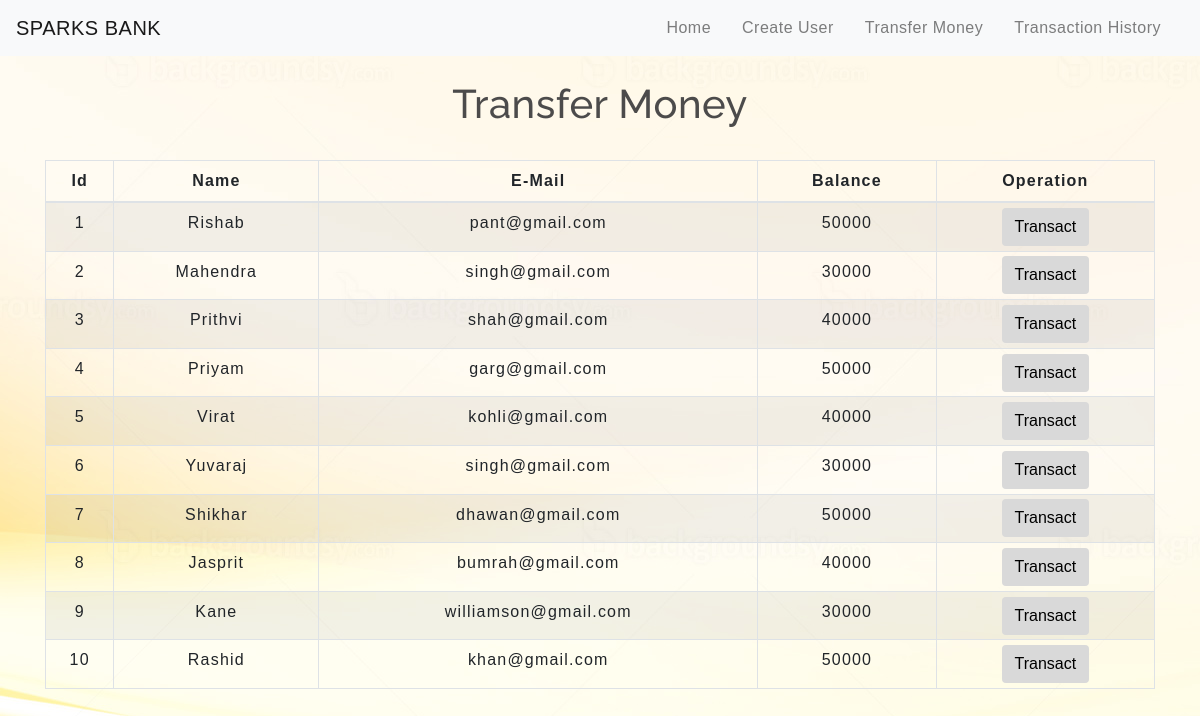
The app's page /transfermoney.php with its own data.
### tables this page shows
CREATE TABLE `users` (
  `id` int(3) NOT NULL,
  `name` text NOT NULL,
  `email` varchar(30) NOT NULL,
  `balance` int(8) NOT NULL
);

### transfermoney.php (the view, shortened to what this page needs)
<!DOCTYPE html>
<html lang="en">
<head>
    <link rel="stylesheet" href="https://maxcdn.bootstrapcdn.com/bootstrap/4.0.0/css/bootstrap.min.css">
    <link rel="stylesheet" type="text/css" href="css/table.css">
    <link rel="stylesheet" type="text/css" href="css/navbar.css">
</head>
<body background="bgi3.jpg">
<?php
    include 'config.php';
    $sql = "SELECT * FROM users";
    $result = mysqli_query($conn,$sql);
?>
<?php
  include 'navbar.php';
?>
<div class="container">
        <h2 class="text-center pt-4">Transfer Money</h2>
        <br>
            <div class="row">
                <div class="col">
                    <div class="table-responsive-sm">
                    <table class="table table-hover table-sm table-striped table-condensed table-bordered">
                        <thead>
                            <tr>
                            <th scope="col" class="text-center py-2">Id</th>
                            <th scope="col" class="text-center py-2">Name</th>
                            <th scope="col" class="text-center py-2">E-Mail</th>
                            <th scope="col" class="text-center py-2">Balance</th>
                            <th scope="col" class="text-center py-2">Operation</th>
                            </tr>
                        </thead>
                        <tbody>
                <?php
                    while($rows=mysqli_fetch_assoc($result)){
                ?>
                    <tr>
                        <td class="py-2"><?php echo $rows['id'] ?></td>
                        <td class="py-2"><?php echo $rows['name']?></td>
                        <td class="py-2"><?php echo $rows['email']?></td>
                        <td class="py-2"><?php echo $rows['balance']?></td>
                        <td><a href="selecteduserdetail.php?id= <?php echo $rows['id'] ;?>"> <button type="button" class="btn">Transact</button></a></td>
                    </tr>
                <?php
                    }
                ?>
                        </tbody>
                    </table>
                    </div>
                </div>
            </div>
         </div>
</body>
</html>

### navbar.php (shortened to what this page needs)
<nav class="navbar navbar-expand-md navbar-light bg-light">
<a class="navbar-brand" href="index.php">SPARKS BANK</a>
<div class="collapse navbar-collapse" id="collapsibleNavbar">
      <ul class="navbar-nav ml-auto">
        <li class="nav-item">
          <a class="nav-link" href="index.php">Home</a>
        </li>
        <li class="nav-item">
          <a class="nav-link" href="createuser.php">Create User</a>
        </li>
        <li class="nav-item">
          <a class="nav-link" href="transfermoney.php">Transfer Money</a>
        </li>
        <li class="nav-item">
          <a class="nav-link" href="transactionhistory.php">Transaction History</a>
        </li>
    </div>
 </nav>

### table.css (style rules this page uses)
* { padding: 0; margin: 0; box-sizing: border-box; font-family: sans-serif; }
h2 { font-size: 40px; }
table { letter-spacing: 1.2px; }
td { text-align: center; }
button { border:none; background: #d9d9d9; transition: 1s; }

### navbar.css (style rules this page uses)
.nav-link { margin-right: 15px; color:#2F363F; letter-spacing: 0.5px; transition: 0.5s; }
.navbar-brand { color: #4C4B4B; letter-spacing: 0.5px; }
h2 { color: #4C4B4B; letter-spacing: 0.5px; font-family: raleway; }

### transfermoney.php (style rules this page uses)
button { transition: 1.5s; }

### records on screen
users: id "1", name "Rishab", email "pant@gmail.com", balance "50000"
users: id "2", name "Mahendra", email "singh@gmail.com", balance "30000"
users: id "3", name "Prithvi", email "shah@gmail.com", balance "40000"
users: id "4", name "Priyam", email "garg@gmail.com", balance "50000"
users: id "5", name "Virat", email "kohli@gmail.com", balance "40000"
users: id "6", name "Yuvaraj", email "singh@gmail.com", balance "30000"
users: id "7", name "Shikhar", email "dhawan@gmail.com", balance "50000"
users: id "8", name "Jasprit", email "bumrah@gmail.com", balance "40000"
users: id "9", name "Kane", email "williamson@gmail.com", balance "30000"
users: id "10", name "Rashid", email "khan@gmail.com", balance "50000"
